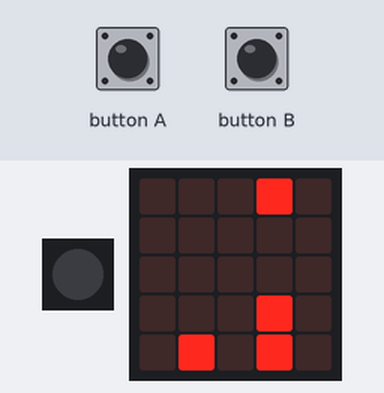
Bench run of a program on a simulated Calliope mini (MakeCode). Shown: 1 RGB LEDs in strip order, left to right, the board's 5×5 LED display. The test bench sets the inputs (shaded band). Random numbers come from a fixed seed.

Above: at 1.2 s.
1.3 s: button A pressed for 0.15 s
At 2.9 s:
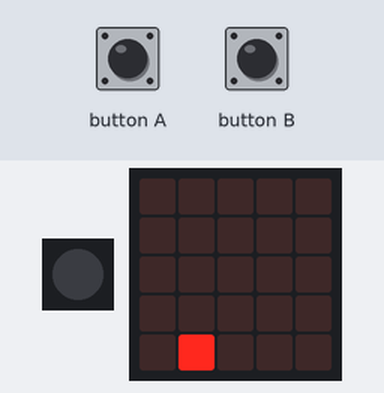
4.4 s: button B pressed for 0.15 s
At 5.03 s:
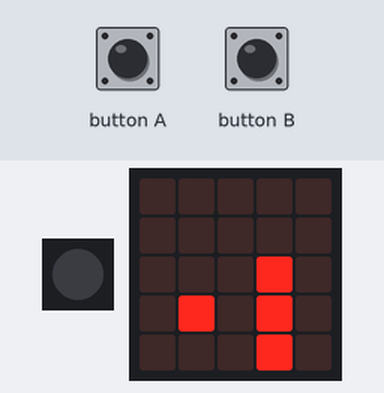
5.1 s: button A pressed for 0.15 s
At 8.0 s:
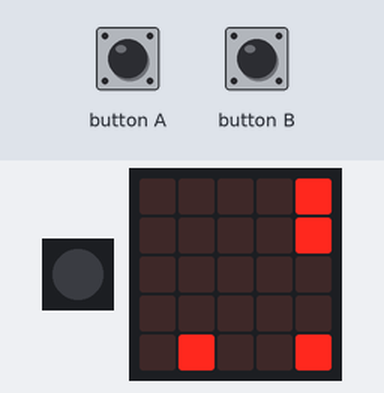
8.2 s: button B pressed for 0.15 s
At 8.78 s:
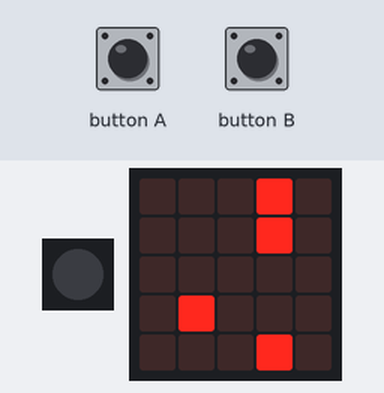
8.9 s: button A pressed for 0.15 s
At 10.3 s:
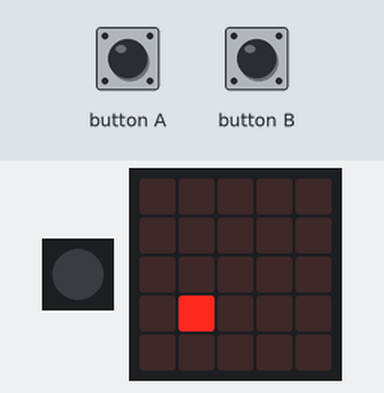
12.0 s: button B pressed for 0.15 s
At 12.9 s:
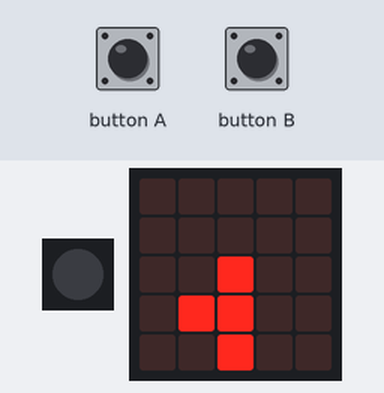
Timing chart, 0 to 13.7 s (numbered marks = the images above; inputs shaded):
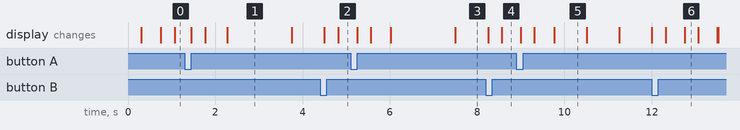

Measured:
- what the display in image 1 shows lasts 1.5 s, from 2.3 s to 3.8 s
- what the display in image 5 shows lasts 0.7 s, from 9.8 s to 10.5 s

The program:

main.ts
```typescript
input.onButtonEvent(Button.A, input.buttonEventClick(), function () {
    x_old = x_time
    y_old = y_time
    Punkte = 0
    bird_cur = 2
    basic.clearScreen()
    basic.turnRgbLedOff()
    bird_old = bird_cur
    running = true
    list = []
})
function gen_pip () {
    Punkte += 1
    list = [
    0,
    1,
    2,
    3,
    4
    ]
    hoehe_y = randint(1, 4)
    list.removeAt(list.indexOf(hoehe_y))
    list.removeAt(list.indexOf(hoehe_y - 1))
    pipes_x = 4
}
input.onButtonEvent(Button.B, input.buttonEventClick(), function () {
    if (running) {
        if (bird_cur > 0) {
            bird_cur += -1
        }
    }
})
let pipes_x = 0
let bird_old = 0
let hoehe_y = 0
let list: number[] = []
let bird_cur = 0
let running = false
let Punkte = 0
let y_old = 0
let x_old = 0
let y_time = 0
let x_time = 0
x_time = 750
y_time = 750
x_old = x_time
y_old = y_time
Punkte = 0
running = true
basic.turnRgbLedOff()
bird_cur = 2
list = [
0,
1,
2,
3,
4
]
hoehe_y = 0
bird_old = bird_cur
basic.forever(function () {
    if (running) {
        led.unplot(1, bird_old)
        for (let Wert of list) {
            led.plot(pipes_x, Wert)
        }
        led.plot(1, bird_cur)
        bird_old = bird_cur
        if (pipes_x == 1) {
            for (let Wert of list) {
                if (Wert == bird_cur) {
                    basic.setLedColor(0xff0000)
                    running = false
                }
            }
        }
    } else {
        basic.showNumber(Punkte)
    }
})
loops.everyInterval(x_time, function () {
    if (running) {
        for (let Wert of list) {
            led.unplot(pipes_x, Wert)
        }
        if (pipes_x > 0) {
            pipes_x += -1
            for (let Wert of list) {
                led.plot(pipes_x, Wert)
            }
        } else {
            gen_pip()
            x_time = x_old - 15 * Punkte
            y_time = x_old - 15 * Punkte
        }
    }
})
loops.everyInterval(y_time, function () {
    if (running) {
        if (bird_cur < 4) {
            bird_cur += 1
        }
    }
})
```

test.ts
```typescript
// Hier kann man Tests durchführen; diese Datei wird nicht kompiliert, wenn dieses Paket als Erweiterung verwendet wird.
```
